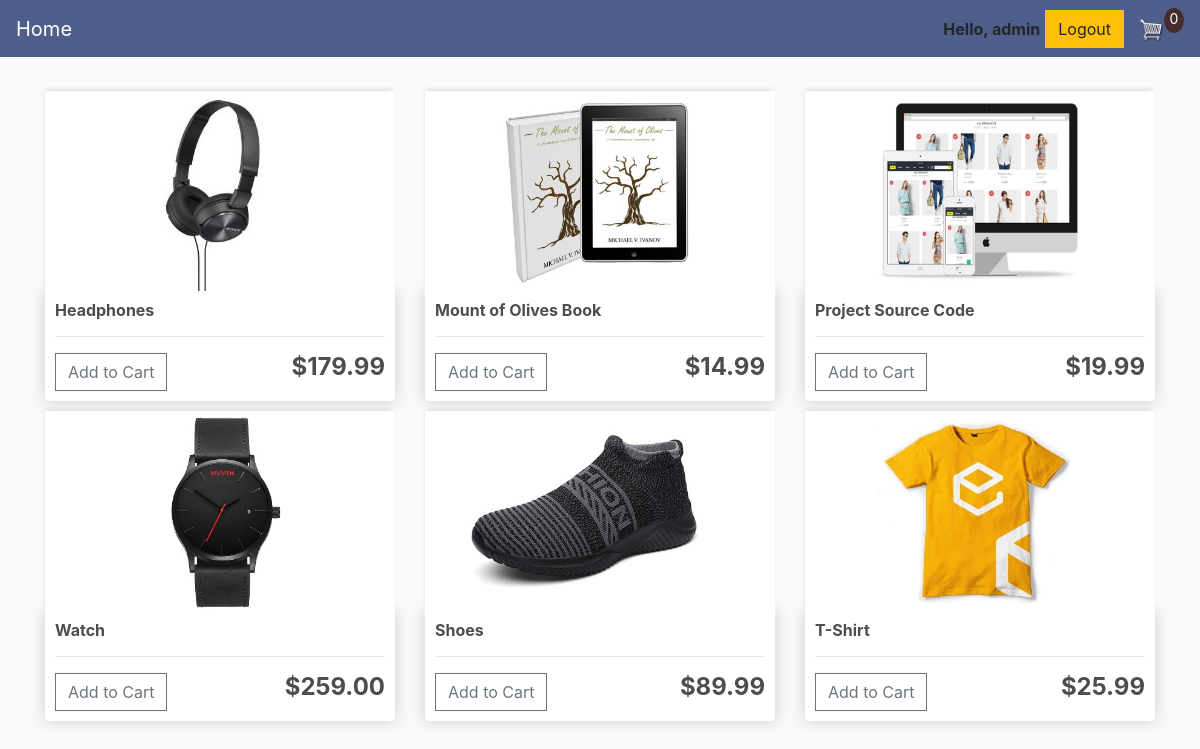
The app's page / (signed in) with its own data.
### store/models.py (models this page shows, shortened)
class Product(models.Model):
    name = models.CharField(max_length=200, null=True)
    price = models.FloatField()
    digital = models.BooleanField(default=False, null=True, blank=True)
    image = models.ImageField(null=True, blank=True)
    @property
    def imageURL(self):
        try:
            url = self.image.url
        except:
            url = ''
        return url

### store/views.py (the view)
# urls.py: path('', include('store.urls')),
@login_required(login_url='login')
def store(request):
	try:
		customer = request.user.customer
	except:
		customer = Customer.objects.create(user=request.user)
	order, created = Order.objects.get_or_create(
		customer=customer, complete=False)
	items = order.orderitem_set.all()
	cartItems = order.get_cart_items
	products = Product.objects.all()
	context = {'products': products, 'cartItems':cartItems}
	return render(request, 'store/store.html', context)

### store/models.py (called while the page is built)
    @property
    def get_cart_items(self):
        orderitems = self.orderitem_set.all()
        total = sum([item.quantity for item in orderitems])
        return total

### store/templates/store/store.html (shortened to what this page needs)
{% extends 'store/main.html' %}
{% load static %}
{% block content %}
    <div class="row">
        {% for product in products %}
        <div class="col-lg-4">
            <img class="thumbnail" src="{{product.imageURL}}">
            <div class="box-element product">
                <h6><strong>{{product.name}}</strong></h6>
				<hr>
                <button data-product="{{product.id}}" data-action="add" class="btn btn-outline-secondary add-btn update-cart">Add to Cart</button>
				<h4 style="display: inline-block; float: right"><strong>${{product.price|floatformat:2}}</strong></h4>
            </div>
        </div>
        {% endfor %}
    </div>
{% endblock content %}

### store/templates/store/main.html (shortened to what this page needs)
<!DOCTYPE html>
{% load static %}
<html lang="en">
<head>
    <link rel="stylesheet" href="https://stackpath.bootstrapcdn.com/bootstrap/4.4.1/css/bootstrap.min.css">
    <link rel="stylesheet" href="{% static 'css/main.css' %}">
</head>
<body>
    <nav class="navbar navbar-expand-lg navbar-dark bg-dark">
        <a class="navbar-brand" href="{% url 'store' %}">Home</a>
        <div class="collapse navbar-collapse" id="navbarSupportedContent">
            <div class="form-inline my-2 my-lg-0">
                <strong><span class="hello-msg" padding-right: 5px>Hello, {{request.user}}</span></strong>
                <a href="{% url 'logout' %}"class="btn btn-warning">Logout</a>
                <a href="{% url 'cart' %}">
                   <img  id="cart-icon" src="{% static 'images/cart.png' %}">
                </a>
                <p id="cart-total">{{cartItems}}</p>
            </div>
        </div>
    </nav>
    <div class="container">
        <br>
        {% block content %}
        {% endblock content %}
    </div>
</body>
</html>

### static/css/main.css (style rules this page uses)
body { background-color: hsl(0, 0%, 98%); }
h1,h2,h3,h4,h5,h6 { color:hsl(0, 0%, 30%); }
.box-element { box-shadow:hsl(0, 0%, 80%) 0 0 16px; background-color: #fff; border-radius: 4px; padding: 10px; }
.thumbnail { width: 100%; height: 200px; -webkit-box-shadow: -1px -3px 5px -2px rgba(214,214,214,1); -moz-box-shadow: -1px -3px 5px -2px rgba(214,214,214,1); box-shadow: -1px -3px 5px -2px rgba(214,214,214,1); }
.product { border-radius: 0 0 4px 4px; }
.bg-dark { background-color: #4f5f8c!important; }
#cart-icon { width:25px; display: inline-block; margin-left: 15px; }
#cart-total { display: block; text-align: center; color:#fff; background-color: rgb(70, 45, 45); width: 20px; height: 25px; border-radius: 50%; font-size: 14px; }
.col-lg-4, .col-lg-6, .col-lg-8, .col-lg-12 { margin-top: 10px; }
.btn { border-radius: 0; }
.hello-msg { padding-right: 5px; }

### records on screen
Product: imageURL (picture), name "Headphones", price "179.99"
Product: imageURL (picture), name "Mount of Olives Book", price "14.99"
Product: imageURL (picture), name "Project Source Code", price "19.99"
Product: imageURL (picture), name "Watch", price "259.00"
Product: imageURL (picture), name "Shoes", price "89.99"
Product: imageURL (picture), name "T-Shirt", price "25.99"

### other values on screen
{{ request.user }} "admin"
{{ cartItems }} "0"
